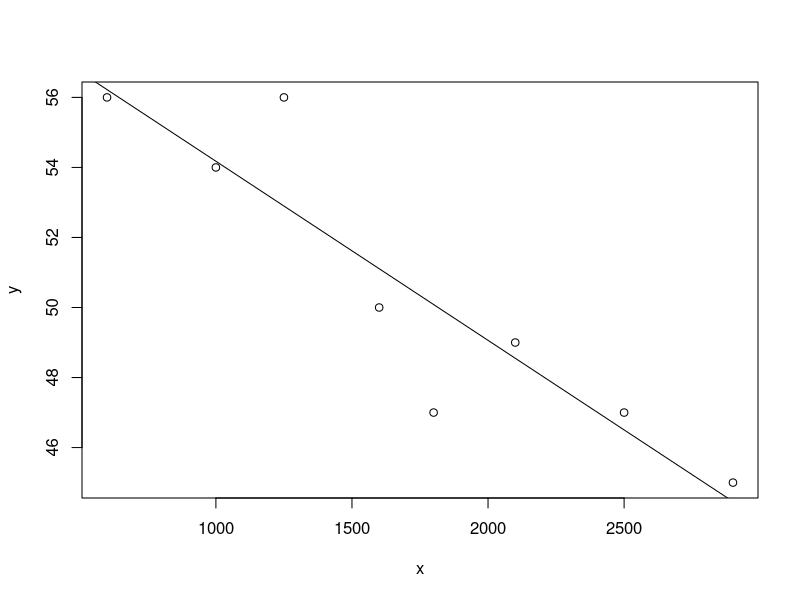

The R source for this figure:
#Bai kiem tra so 3
#Lop: 20CTT1TN2
#Ho ten: Nguyen Van Loc
#MSSV: 20120131

#Bai 1
profit <- read.csv("Profit-th05.csv", header = TRUE)
attach(profit); names(profit)
#Cau a
#Ta di kiem dinh gia thuyet
#H0: mu1 = mu2
#H1: mu1 != mu2 
#de tim khoang tin cay 95% cho su sai khac
t.test(Dist.1, Dist.3, alternative ="two.sided", var.equal = FALSE, conf.level = 0.95)
#Ket qua khi chay ham t.test o tren nhu sau:
#Welch Two Sample t-test

#data:  Dist.1 and Dist.3
#t = 2.8299, df = 388.07, p-value = 0.004898
#alternative hypothesis: true difference in means is not equal to 0
#95 percent confidence interval:
#  7.457951 41.407851
#sample estimates:
#  mean of x mean of y 
#525.3214  500.8885 
#Vay khoang tin cay 95% cho su sai khac ve doanh so ban hang trung binh cua hai cua hang nay la
#[7.457951, 41.407851]
#Cau b
#Gia thuyet:
#H0: p1 <= p2
#H1: p1 > p2
y1 <- length(Dist.1[Dist.1 > 600]); y1
y2 <- length(Dist.3[Dist.3 > 600]); y2
n1 <- length(Dist.1); n1
n2 <- length(Dist.3); n2
y <- c(y1, y2)
n <- c(n1, n2)
prop.test(y, n, alternative = "greater", conf.level = 0.95, correct = TRUE)
#Ket qua khi chay ham prop.test o tren nhu sau:

#2-sample test for equality of proportions with continuity correction

#data:  y out of n
#X-squared = 0.94011, df = 1, p-value = 0.1661
#alternative hypothesis: greater
#95 percent confidence interval:
#  -0.02775669  1.00000000
#sample estimates:
# prop 1 prop 2 
#0.240  0.195 
#p-value = 0.1661
#Do alpha = 0.05 < 0.1661 = p-value nen ta khong du co so de bac bo H0
#Vay voi do tin cay 95%, ta khong the ket luan ti le cac ngay co doanh so cao tai quan 1 lon hon quan 3
#Cau c
prop.test.leq <- function(x, y, alpha) {
  nx <- length(x)
  yx <- length(x[x > 600])
  ny <- length(y)
  yy <- length(y[y > 600])
  
  px.hat = yx / nx;
  py.hat = yy / ny;
  
  p.hat = (yx + yy) / (nx + ny)
  
  z0 = (px.hat - py.hat) / sqrt(p.hat * (1 - p.hat) * (1 / nx + 1 / ny))
  
  p.value = pnorm(z0)
  cat('p-value = ', p.value, '\n')
  
  cat('Voi muc y nghia alpha = ', alpha)
  
  if (p.value <= alpha) {
    cat(' bac bo H0\n')
  } else {
    cat(' khong du co so de bac bo H0\n')
  }
}
prop.test.leq(Dist.1, Dist.3, 0.05)
#Ket qua:
#p-value =  0.8623171 
#Voi muc y nghia alpha =  0.05 khong du co so de bac bo H0

#Bai 2
#Cau a
#F = f(ft)
#Noi cach khac
#x: ft
#y: F
x <- c(600, 1000, 1250, 1600, 1800, 2100, 2500, 2900)
y <- c(56, 54, 56, 50, 47, 49, 47, 45)
plot(x, y)
abline(lm(y ~ x))
#Cau b
lm(y ~ x)
#Ket qua chay ham lm(y ~ x) nhu sau:
#Call:
#  lm(formula = y ~ x)
#
#Coefficients:
# (Intercept)            x  
#59.290662    -0.005115 
#Duong hoi quy uoc luong la:
#y.hat = 59.290662 - 0.005115x
#Dua vao duong thang hoi quy, ta duoc:
#Khi x tang len 1m thi y giam 0.005115 do F
#Vay, khi x tang len 1000m thi y giam 5.115 do F
#1 do C ung voi 1.8 do F nen 5.115 do F ung voi 3.41 do C
#Vay kinh nghiem tren de bai la khong dung